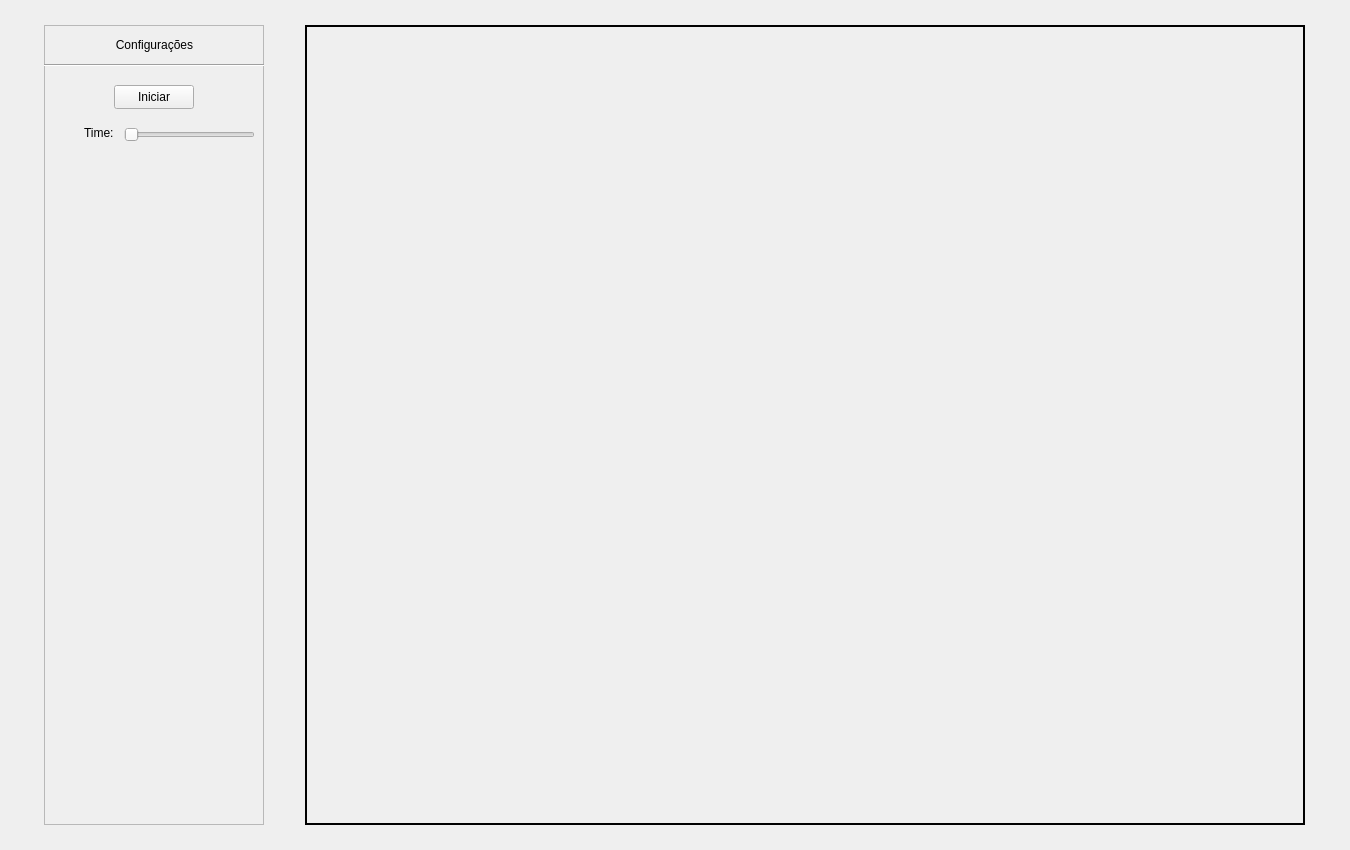
<?xml version="1.0" encoding="UTF-8"?>
<ui version="4.0">
 <class>MainWindow</class>
 <widget class="QMainWindow" name="MainWindow">
  <property name="geometry">
   <rect>
    <x>0</x>
    <y>0</y>
    <width>1350</width>
    <height>850</height>
   </rect>
  </property>
  <property name="minimumSize">
   <size>
    <width>1350</width>
    <height>850</height>
   </size>
  </property>
  <property name="maximumSize">
   <size>
    <width>1350</width>
    <height>850</height>
   </size>
  </property>
  <property name="windowTitle">
   <string>Jogo da vida de conway com threads</string>
  </property>
  <widget class="QWidget" name="centralwidget">
   <property name="enabled">
    <bool>true</bool>
   </property>
   <property name="minimumSize">
    <size>
     <width>970</width>
     <height>650</height>
    </size>
   </property>
   <layout class="QGridLayout" name="gridLayout">
    <item row="0" column="1">
     <widget class="QFrame" name="Area_Jogo">
      <property name="sizePolicy">
       <sizepolicy hsizetype="Minimum" vsizetype="Minimum">
        <horstretch>0</horstretch>
        <verstretch>0</verstretch>
       </sizepolicy>
      </property>
      <property name="minimumSize">
       <size>
        <width>1000</width>
        <height>800</height>
       </size>
      </property>
      <property name="maximumSize">
       <size>
        <width>1000</width>
        <height>800</height>
       </size>
      </property>
      <property name="styleSheet">
       <string notr="true">border-color: rgb(0, 0, 0);
</string>
      </property>
      <property name="frameShape">
       <enum>QFrame::Shape::Box</enum>
      </property>
      <property name="frameShadow">
       <enum>QFrame::Shadow::Plain</enum>
      </property>
      <property name="lineWidth">
       <number>2</number>
      </property>
     </widget>
    </item>
    <item row="0" column="0">
     <widget class="QFrame" name="frame_2">
      <property name="maximumSize">
       <size>
        <width>220</width>
        <height>16777215</height>
       </size>
      </property>
      <property name="frameShape">
       <enum>QFrame::Shape::StyledPanel</enum>
      </property>
      <property name="frameShadow">
       <enum>QFrame::Shadow::Raised</enum>
      </property>
      <widget class="QLabel" name="label">
       <property name="geometry">
        <rect>
         <x>10</x>
         <y>10</y>
         <width>201</width>
         <height>20</height>
        </rect>
       </property>
       <property name="sizePolicy">
        <sizepolicy hsizetype="Preferred" vsizetype="Preferred">
         <horstretch>0</horstretch>
         <verstretch>0</verstretch>
        </sizepolicy>
       </property>
       <property name="minimumSize">
        <size>
         <width>201</width>
         <height>20</height>
        </size>
       </property>
       <property name="maximumSize">
        <size>
         <width>201</width>
         <height>20</height>
        </size>
       </property>
       <property name="text">
        <string>Configurações</string>
       </property>
       <property name="alignment">
        <set>Qt::AlignmentFlag::AlignCenter</set>
       </property>
      </widget>
      <widget class="Line" name="line">
       <property name="geometry">
        <rect>
         <x>0</x>
         <y>30</y>
         <width>221</width>
         <height>20</height>
        </rect>
       </property>
       <property name="orientation">
        <enum>Qt::Orientation::Horizontal</enum>
       </property>
      </widget>
      <widget class="QPushButton" name="pushButton">
       <property name="geometry">
        <rect>
         <x>70</x>
         <y>60</y>
         <width>80</width>
         <height>24</height>
        </rect>
       </property>
       <property name="text">
        <string>Iniciar</string>
       </property>
      </widget>
      <widget class="QSlider" name="horizontalSlider">
       <property name="geometry">
        <rect>
         <x>80</x>
         <y>100</y>
         <width>131</width>
         <height>20</height>
        </rect>
       </property>
       <property name="minimum">
        <number>0</number>
       </property>
       <property name="maximum">
        <number>99</number>
       </property>
       <property name="singleStep">
        <number>1</number>
       </property>
       <property name="orientation">
        <enum>Qt::Orientation::Horizontal</enum>
       </property>
       <property name="invertedAppearance">
        <bool>false</bool>
       </property>
      </widget>
      <widget class="QLabel" name="label_2">
       <property name="geometry">
        <rect>
         <x>40</x>
         <y>100</y>
         <width>31</width>
         <height>16</height>
        </rect>
       </property>
       <property name="text">
        <string>Time:</string>
       </property>
      </widget>
     </widget>
    </item>
   </layout>
  </widget>
 </widget>
 <resources/>
 <connections/>
</ui>
